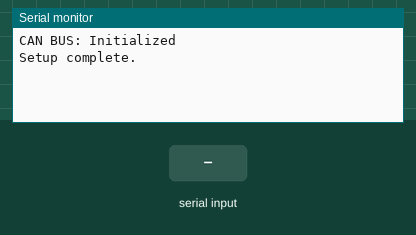
This sketch was run on a simulated Arduino Uno, built with avr-gcc and run on an emulated ATmega328P. Shown: the last lines printed to the serial monitor. The inputs (shaded band) are chosen by the test bench.

Above: at 1.3 s.
1.4 s: "RUN,1\n" received over Serial
At 2.6 s:
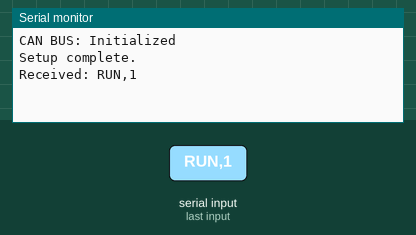
2.9 s: "STOP,1\n" received over Serial
At 3.9 s:
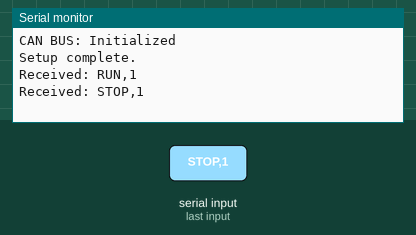
4.4 s: "RUN\n" received over Serial
At 5.1 s:
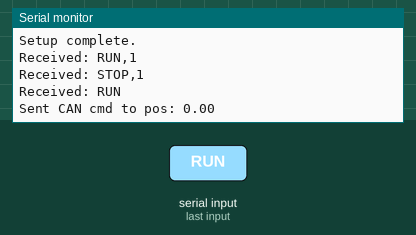
5.9 s: "STOP\n" received over Serial
At 6.2 s:
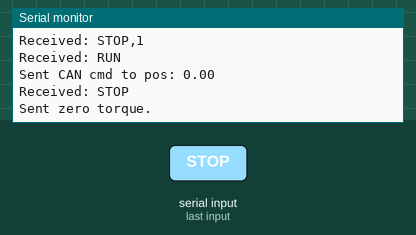
7.4 s: "DIR:\n" received over Serial
At 8.5 s:
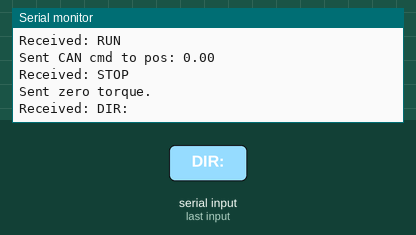
8.9 s: "SPD:\n" received over Serial
At 9.7 s:
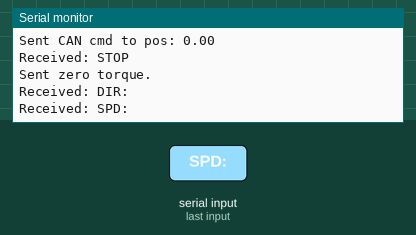

The sketch:

serial_to_CAN.ino
```cpp
#include <SPI.h>
#include "mcp_can.h"

#define CAN_CS_PIN 10
MCP_CAN CAN(CAN_CS_PIN);

String inputString = "";
bool motorEnabled = false;
float position = 0.0f;
String direction = "CW";
float speed = 0.0f;
float min_angle = 0.0f;
float max_angle = 0.0f;
int cycle_count = 0;

// CAN ID for actuator
const int actuator_id = 0x01;

void setup() {
  Serial.begin(115200);
  while (!Serial);

  if (CAN.begin(MCP_ANY, CAN_1000KBPS, MCP_8MHZ) == CAN_OK) {
    Serial.println("CAN BUS: Initialized");
  } else {
    Serial.println("CAN BUS: Initialization Failed");
    while (1);
  }

  CAN.setMode(MCP_NORMAL);
  delay(100);
  Serial.println("Setup complete.");
}

void loop() {
  if (Serial.available()) {
    char c = Serial.read();
    if (c == '\n') {
      processCommand(inputString);
      inputString = "";
    } else {
      inputString += c;
    }
  }
}

void processCommand(String cmd) {
  cmd.trim();
  Serial.println("Received: " + cmd);

  if (cmd == "RUN") {
    motorEnabled = true;
    sendCANCommand();
  } else if (cmd == "STOP") {
    motorEnabled = false;
    sendZeroTorque();
  } else if (cmd.startsWith("DIR:")) {
    direction = cmd.substring(4);
  } else if (cmd.startsWith("SPD:")) {
    speed = cmd.substring(4).toFloat();
  } else if (cmd.startsWith("ANG:")) {
    int commaIndex = cmd.indexOf(',');
    if (commaIndex != -1) {
      min_angle = cmd.substring(4, commaIndex).toFloat();
      max_angle = cmd.substring(commaIndex + 1).toFloat();
    }
  } else if (cmd.startsWith("CYC:")) {
    cycle_count = cmd.substring(4).toInt();
  } else if (cmd == "HOME") {
    position = 0.0f;
    sendCANCommand();
  }
}

void sendCANCommand() {
  if (!motorEnabled) return;

  // Determine position increment
  if (direction == "CW") {
    position += 0.1;
    if (position > max_angle) position = min_angle;
  } else {
    position -= 0.1;
    if (position < min_angle) position = max_angle;
  }

  // Dummy values for velocity and gains
  float v_in = 0.0f;
  float kp_in = 20.0f;
  float kd_in = 1.0f;
  float t_in = 0.0f;

  byte buf[8];
  encode_cmd(buf, position, v_in, kp_in, kd_in, t_in);
  CAN.sendMsgBuf(actuator_id, 0, 8, buf);
  Serial.println("Sent CAN cmd to pos: " + String(position, 2));
}

void sendZeroTorque() {
  byte buf[8];
  encode_cmd(buf, 0, 0, 0, 0, 0);
  CAN.sendMsgBuf(actuator_id, 0, 8, buf);
  Serial.println("Sent zero torque.");
}

void encode_cmd(uint8_t* buf, float p, float v, float kp, float kd, float t) {
  int p_int = float_to_uint(p, -12.5f, 12.5f, 16);
  int v_int = float_to_uint(v, -45.0f, 45.0f, 12);
  int kp_int = float_to_uint(kp, 0.0f, 500.0f, 12);
  int kd_int = float_to_uint(kd, 0.0f, 5.0f, 12);
  int t_int = float_to_uint(t, -18.0f, 18.0f, 12);

  buf[0] = (p_int >> 8) & 0xFF;
  buf[1] = p_int & 0xFF;
  buf[2] = (v_int >> 4) & 0xFF;
  buf[3] = ((v_int & 0xF) << 4) | ((kp_int >> 8) & 0xF);
  buf[4] = kp_int & 0xFF;
  buf[5] = (kd_int >> 4) & 0xFF;
  buf[6] = ((kd_int & 0xF) << 4) | ((t_int >> 8) & 0xF);
  buf[7] = t_int & 0xFF;
}

int float_to_uint(float x, float x_min, float x_max, int bits) {
  float span = x_max - x_min;
  float offset = x - x_min;
  return (int)((offset * ((1 << bits) - 1)) / span);
}
```

Measured:
- after the input at 1.4 s, the serial monitor: prints a new line at once (image 1)
- after the input at 2.9 s, the serial monitor: prints a new line at once (image 2)
- after the input at 4.4 s, the serial monitor: prints a new line at once (image 3)
- after the input at 5.9 s, the serial monitor: prints a new line at once (image 4)
- after the input at 7.4 s, the serial monitor: prints a new line at once (image 5)
- after the input at 8.9 s, the serial monitor: prints a new line at once (image 6)
